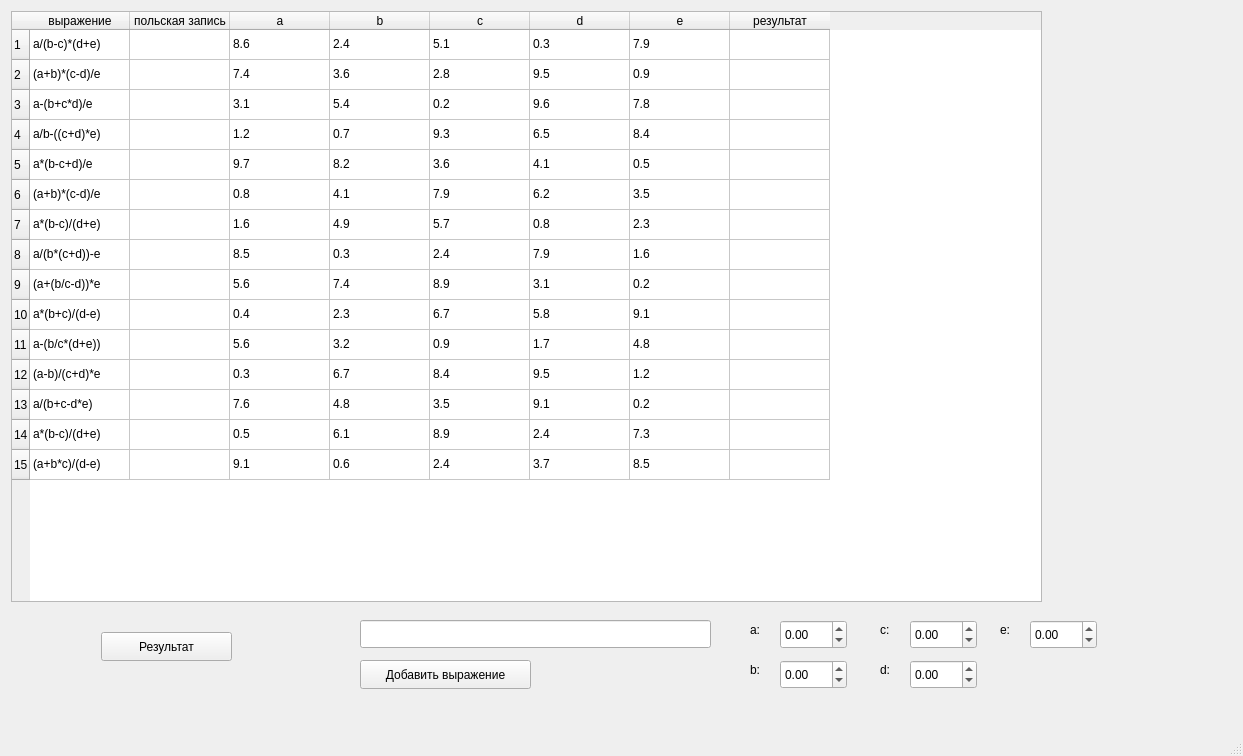
<?xml version="1.0" encoding="UTF-8"?>
<ui version="4.0">
 <class>MainWindow</class>
 <widget class="QMainWindow" name="MainWindow">
  <property name="geometry">
   <rect>
    <x>0</x>
    <y>0</y>
    <width>1243</width>
    <height>756</height>
   </rect>
  </property>
  <property name="sizePolicy">
   <sizepolicy hsizetype="Fixed" vsizetype="Fixed">
    <horstretch>0</horstretch>
    <verstretch>0</verstretch>
   </sizepolicy>
  </property>
  <property name="windowTitle">
   <string>MainWindow</string>
  </property>
  <widget class="QWidget" name="centralwidget">
   <widget class="QTableWidget" name="table">
    <property name="enabled">
     <bool>true</bool>
    </property>
    <property name="geometry">
     <rect>
      <x>11</x>
      <y>11</y>
      <width>1031</width>
      <height>591</height>
     </rect>
    </property>
    <property name="tabletTracking">
     <bool>false</bool>
    </property>
    <property name="defaultDropAction">
     <enum>Qt::IgnoreAction</enum>
    </property>
    <row>
     <property name="text">
      <string>1</string>
     </property>
    </row>
    <row>
     <property name="text">
      <string>2</string>
     </property>
    </row>
    <row>
     <property name="text">
      <string>3</string>
     </property>
    </row>
    <row>
     <property name="text">
      <string>4</string>
     </property>
    </row>
    <row>
     <property name="text">
      <string>5</string>
     </property>
    </row>
    <row>
     <property name="text">
      <string>6</string>
     </property>
    </row>
    <row>
     <property name="text">
      <string>7</string>
     </property>
    </row>
    <row>
     <property name="text">
      <string>8</string>
     </property>
    </row>
    <row>
     <property name="text">
      <string>9</string>
     </property>
    </row>
    <row>
     <property name="text">
      <string>10</string>
     </property>
    </row>
    <row>
     <property name="text">
      <string>11</string>
     </property>
    </row>
    <row>
     <property name="text">
      <string>12</string>
     </property>
    </row>
    <row>
     <property name="text">
      <string>13</string>
     </property>
    </row>
    <row>
     <property name="text">
      <string>14</string>
     </property>
    </row>
    <row>
     <property name="text">
      <string>15</string>
     </property>
    </row>
    <column>
     <property name="text">
      <string>выражение</string>
     </property>
    </column>
    <column>
     <property name="text">
      <string>польская запись</string>
     </property>
    </column>
    <column>
     <property name="text">
      <string>a</string>
     </property>
    </column>
    <column>
     <property name="text">
      <string>b</string>
     </property>
    </column>
    <column>
     <property name="text">
      <string>c</string>
     </property>
    </column>
    <column>
     <property name="text">
      <string>d</string>
     </property>
    </column>
    <column>
     <property name="text">
      <string>e</string>
     </property>
    </column>
    <column>
     <property name="text">
      <string>результат</string>
     </property>
    </column>
    <item row="0" column="0">
     <property name="text">
      <string>a/(b-c)*(d+e)</string>
     </property>
    </item>
    <item row="0" column="2">
     <property name="text">
      <string>8.6</string>
     </property>
    </item>
    <item row="0" column="3">
     <property name="text">
      <string>2.4</string>
     </property>
    </item>
    <item row="0" column="4">
     <property name="text">
      <string>5.1</string>
     </property>
    </item>
    <item row="0" column="5">
     <property name="text">
      <string>0.3</string>
     </property>
    </item>
    <item row="0" column="6">
     <property name="text">
      <string>7.9</string>
     </property>
    </item>
    <item row="1" column="0">
     <property name="text">
      <string>(a+b)*(c-d)/e</string>
     </property>
    </item>
    <item row="1" column="2">
     <property name="text">
      <string>7.4</string>
     </property>
    </item>
    <item row="1" column="3">
     <property name="text">
      <string>3.6</string>
     </property>
    </item>
    <item row="1" column="4">
     <property name="text">
      <string>2.8</string>
     </property>
    </item>
    <item row="1" column="5">
     <property name="text">
      <string>9.5</string>
     </property>
    </item>
    <item row="1" column="6">
     <property name="text">
      <string>0.9</string>
     </property>
    </item>
    <item row="2" column="0">
     <property name="text">
      <string>a-(b+c*d)/e</string>
     </property>
    </item>
    <item row="2" column="2">
     <property name="text">
      <string>3.1</string>
     </property>
    </item>
    <item row="2" column="3">
     <property name="text">
      <string>5.4</string>
     </property>
    </item>
    <item row="2" column="4">
     <property name="text">
      <string>0.2</string>
     </property>
    </item>
    <item row="2" column="5">
     <property name="text">
      <string>9.6</string>
     </property>
    </item>
    <item row="2" column="6">
     <property name="text">
      <string>7.8</string>
     </property>
    </item>
    <item row="3" column="0">
     <property name="text">
      <string>a/b-((c+d)*e)</string>
     </property>
    </item>
    <item row="3" column="2">
     <property name="text">
      <string>1.2</string>
     </property>
    </item>
    <item row="3" column="3">
     <property name="text">
      <string>0.7</string>
     </property>
    </item>
    <item row="3" column="4">
     <property name="text">
      <string>9.3</string>
     </property>
    </item>
    <item row="3" column="5">
     <property name="text">
      <string>6.5</string>
     </property>
    </item>
    <item row="3" column="6">
     <property name="text">
      <string>8.4</string>
     </property>
    </item>
    <item row="4" column="0">
     <property name="text">
      <string>a*(b-c+d)/e</string>
     </property>
    </item>
    <item row="4" column="2">
     <property name="text">
      <string>9.7</string>
     </property>
    </item>
    <item row="4" column="3">
     <property name="text">
      <string>8.2</string>
     </property>
    </item>
    <item row="4" column="4">
     <property name="text">
      <string>3.6</string>
     </property>
    </item>
    <item row="4" column="5">
     <property name="text">
      <string>4.1</string>
     </property>
    </item>
    <item row="4" column="6">
     <property name="text">
      <string>0.5</string>
     </property>
    </item>
    <item row="5" column="0">
     <property name="text">
      <string>(a+b)*(c-d)/e</string>
     </property>
    </item>
    <item row="5" column="2">
     <property name="text">
      <string>0.8</string>
     </property>
    </item>
    <item row="5" column="3">
     <property name="text">
      <string>4.1</string>
     </property>
    </item>
    <item row="5" column="4">
     <property name="text">
      <string>7.9</string>
     </property>
    </item>
    <item row="5" column="5">
     <property name="text">
      <string>6.2</string>
     </property>
    </item>
    <item row="5" column="6">
     <property name="text">
      <string>3.5</string>
     </property>
    </item>
    <item row="6" column="0">
     <property name="text">
      <string>a*(b-c)/(d+e)</string>
     </property>
    </item>
    <item row="6" column="2">
     <property name="text">
      <string>1.6</string>
     </property>
    </item>
    <item row="6" column="3">
     <property name="text">
      <string>4.9</string>
     </property>
    </item>
    <item row="6" column="4">
     <property name="text">
      <string>5.7</string>
     </property>
    </item>
    <item row="6" column="5">
     <property name="text">
      <string>0.8</string>
     </property>
    </item>
    <item row="6" column="6">
     <property name="text">
      <string>2.3</string>
     </property>
    </item>
    <item row="7" column="0">
     <property name="text">
      <string>a/(b*(c+d))-e</string>
     </property>
    </item>
    <item row="7" column="2">
     <property name="text">
      <string>8.5</string>
     </property>
    </item>
    <item row="7" column="3">
     <property name="text">
      <string>0.3</string>
     </property>
    </item>
    <item row="7" column="4">
     <property name="text">
      <string>2.4</string>
     </property>
    </item>
    <item row="7" column="5">
     <property name="text">
      <string>7.9</string>
     </property>
    </item>
    <item row="7" column="6">
     <property name="text">
      <string>1.6</string>
     </property>
    </item>
    <item row="8" column="0">
     <property name="text">
      <string>(a+(b/c-d))*e</string>
     </property>
    </item>
    <item row="8" column="2">
     <property name="text">
      <string>5.6</string>
     </property>
    </item>
    <item row="8" column="3">
     <property name="text">
      <string>7.4</string>
     </property>
    </item>
    <item row="8" column="4">
     <property name="text">
      <string>8.9</string>
     </property>
    </item>
    <item row="8" column="5">
     <property name="text">
      <string>3.1</string>
     </property>
    </item>
    <item row="8" column="6">
     <property name="text">
      <string>0.2</string>
     </property>
    </item>
    <item row="9" column="0">
     <property name="text">
      <string>a*(b+c)/(d-e)</string>
     </property>
    </item>
    <item row="9" column="2">
     <property name="text">
      <string>0.4</string>
     </property>
    </item>
    <item row="9" column="3">
     <property name="text">
      <string>2.3</string>
     </property>
    </item>
    <item row="9" column="4">
     <property name="text">
      <string>6.7</string>
     </property>
    </item>
    <item row="9" column="5">
     <property name="text">
      <string>5.8</string>
     </property>
    </item>
    <item row="9" column="6">
     <property name="text">
      <string>9.1</string>
     </property>
    </item>
    <item row="10" column="0">
     <property name="text">
      <string>a-(b/c*(d+e))</string>
     </property>
    </item>
    <item row="10" column="2">
     <property name="text">
      <string>5.6</string>
     </property>
    </item>
    <item row="10" column="3">
     <property name="text">
      <string>3.2</string>
     </property>
    </item>
    <item row="10" column="4">
     <property name="text">
      <string>0.9</string>
     </property>
    </item>
    <item row="10" column="5">
     <property name="text">
      <string>1.7</string>
     </property>
    </item>
    <item row="10" column="6">
     <property name="text">
      <string>4.8</string>
     </property>
    </item>
    <item row="11" column="0">
     <property name="text">
      <string>(a-b)/(c+d)*e</string>
     </property>
    </item>
    <item row="11" column="2">
     <property name="text">
      <string>0.3</string>
     </property>
    </item>
    <item row="11" column="3">
     <property name="text">
      <string>6.7</string>
     </property>
    </item>
    <item row="11" column="4">
     <property name="text">
      <string>8.4</string>
     </property>
    </item>
    <item row="11" column="5">
     <property name="text">
      <string>9.5</string>
     </property>
    </item>
    <item row="11" column="6">
     <property name="text">
      <string>1.2</string>
     </property>
    </item>
    <item row="12" column="0">
     <property name="text">
      <string>a/(b+c-d*e)</string>
     </property>
    </item>
    <item row="12" column="2">
     <property name="text">
      <string>7.6</string>
     </property>
    </item>
    <item row="12" column="3">
     <property name="text">
      <string>4.8</string>
     </property>
    </item>
    <item row="12" column="4">
     <property name="text">
      <string>3.5</string>
     </property>
    </item>
    <item row="12" column="5">
     <property name="text">
      <string>9.1</string>
     </property>
    </item>
    <item row="12" column="6">
     <property name="text">
      <string>0.2</string>
     </property>
    </item>
    <item row="13" column="0">
     <property name="text">
      <string>a*(b-c)/(d+e)</string>
     </property>
    </item>
    <item row="13" column="2">
     <property name="text">
      <string>0.5</string>
     </property>
    </item>
    <item row="13" column="3">
     <property name="text">
      <string>6.1</string>
     </property>
    </item>
    <item row="13" column="4">
     <property name="text">
      <string>8.9</string>
     </property>
    </item>
    <item row="13" column="5">
     <property name="text">
      <string>2.4</string>
     </property>
    </item>
    <item row="13" column="6">
     <property name="text">
      <string>7.3</string>
     </property>
    </item>
    <item row="14" column="0">
     <property name="text">
      <string>(a+b*c)/(d-e)</string>
     </property>
    </item>
    <item row="14" column="2">
     <property name="text">
      <string>9.1</string>
     </property>
    </item>
    <item row="14" column="3">
     <property name="text">
      <string>0.6</string>
     </property>
    </item>
    <item row="14" column="4">
     <property name="text">
      <string>2.4</string>
     </property>
    </item>
    <item row="14" column="5">
     <property name="text">
      <string>3.7</string>
     </property>
    </item>
    <item row="14" column="6">
     <property name="text">
      <string>8.5</string>
     </property>
    </item>
   </widget>
   <widget class="QWidget" name="">
    <property name="geometry">
     <rect>
      <x>11</x>
      <y>631</y>
      <width>311</width>
      <height>31</height>
     </rect>
    </property>
    <layout class="QHBoxLayout" name="horizontalLayout">
     <item>
      <widget class="QPushButton" name="valueButton">
       <property name="minimumSize">
        <size>
         <width>131</width>
         <height>29</height>
        </size>
       </property>
       <property name="maximumSize">
        <size>
         <width>131</width>
         <height>29</height>
        </size>
       </property>
       <property name="text">
        <string>Результат</string>
       </property>
      </widget>
     </item>
    </layout>
   </widget>
   <widget class="QLineEdit" name="expr_get">
    <property name="geometry">
     <rect>
      <x>360</x>
      <y>620</y>
      <width>351</width>
      <height>28</height>
     </rect>
    </property>
   </widget>
   <widget class="QDoubleSpinBox" name="a_get">
    <property name="geometry">
     <rect>
      <x>780</x>
      <y>620</y>
      <width>67</width>
      <height>29</height>
     </rect>
    </property>
    <property name="minimum">
     <double>-9999999999999.000000000000000</double>
    </property>
    <property name="maximum">
     <double>10000000000000000000.000000000000000</double>
    </property>
    <property name="value">
     <double>0.000000000000000</double>
    </property>
   </widget>
   <widget class="QLabel" name="label_2">
    <property name="geometry">
     <rect>
      <x>750</x>
      <y>620</y>
      <width>21</width>
      <height>20</height>
     </rect>
    </property>
    <property name="text">
     <string>a:</string>
    </property>
   </widget>
   <widget class="QLabel" name="label_3">
    <property name="geometry">
     <rect>
      <x>750</x>
      <y>660</y>
      <width>21</width>
      <height>20</height>
     </rect>
    </property>
    <property name="text">
     <string>b:</string>
    </property>
   </widget>
   <widget class="QDoubleSpinBox" name="b_get">
    <property name="geometry">
     <rect>
      <x>780</x>
      <y>660</y>
      <width>67</width>
      <height>29</height>
     </rect>
    </property>
    <property name="minimum">
     <double>-9999999999999.000000000000000</double>
    </property>
    <property name="maximum">
     <double>10000000000000000000.000000000000000</double>
    </property>
   </widget>
   <widget class="QDoubleSpinBox" name="c_get">
    <property name="geometry">
     <rect>
      <x>910</x>
      <y>620</y>
      <width>67</width>
      <height>29</height>
     </rect>
    </property>
    <property name="minimum">
     <double>-9999999999999.000000000000000</double>
    </property>
    <property name="maximum">
     <double>10000000000000000000.000000000000000</double>
    </property>
   </widget>
   <widget class="QLabel" name="label_5">
    <property name="geometry">
     <rect>
      <x>880</x>
      <y>620</y>
      <width>21</width>
      <height>20</height>
     </rect>
    </property>
    <property name="text">
     <string>c:</string>
    </property>
   </widget>
   <widget class="QLabel" name="label_4">
    <property name="geometry">
     <rect>
      <x>880</x>
      <y>660</y>
      <width>21</width>
      <height>20</height>
     </rect>
    </property>
    <property name="text">
     <string>d:</string>
    </property>
   </widget>
   <widget class="QDoubleSpinBox" name="d_get">
    <property name="geometry">
     <rect>
      <x>910</x>
      <y>660</y>
      <width>67</width>
      <height>29</height>
     </rect>
    </property>
    <property name="minimum">
     <double>-9999999999999.000000000000000</double>
    </property>
    <property name="maximum">
     <double>10000000000000000000.000000000000000</double>
    </property>
   </widget>
   <widget class="QDoubleSpinBox" name="e_get">
    <property name="geometry">
     <rect>
      <x>1030</x>
      <y>620</y>
      <width>67</width>
      <height>29</height>
     </rect>
    </property>
    <property name="minimum">
     <double>-9999999999999.000000000000000</double>
    </property>
    <property name="maximum">
     <double>10000000000000000000.000000000000000</double>
    </property>
   </widget>
   <widget class="QLabel" name="label_6">
    <property name="geometry">
     <rect>
      <x>1000</x>
      <y>620</y>
      <width>21</width>
      <height>20</height>
     </rect>
    </property>
    <property name="text">
     <string>e:</string>
    </property>
   </widget>
   <widget class="QPushButton" name="add_expr">
    <property name="geometry">
     <rect>
      <x>360</x>
      <y>660</y>
      <width>171</width>
      <height>29</height>
     </rect>
    </property>
    <property name="minimumSize">
     <size>
      <width>171</width>
      <height>29</height>
     </size>
    </property>
    <property name="maximumSize">
     <size>
      <width>171</width>
      <height>29</height>
     </size>
    </property>
    <property name="text">
     <string>Добавить выражение</string>
    </property>
   </widget>
  </widget>
  <widget class="QMenuBar" name="menubar">
   <property name="geometry">
    <rect>
     <x>0</x>
     <y>0</y>
     <width>1243</width>
     <height>25</height>
    </rect>
   </property>
  </widget>
  <widget class="QStatusBar" name="statusbar"/>
 </widget>
 <resources/>
 <connections/>
</ui>
